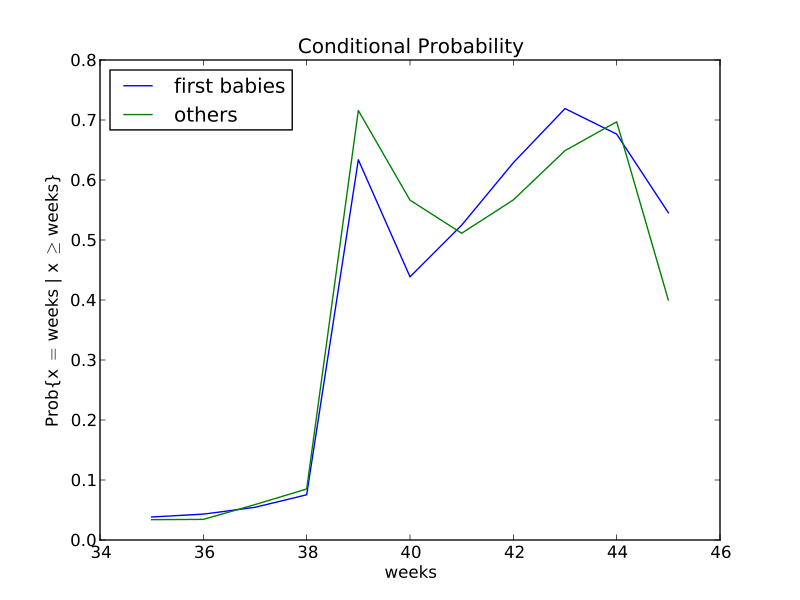

Source code (Python):
__author__ = 'root'

"""This file contains code used in "Think Stats",
by Allen B. Downey, available from greenteapress.com

Copyright 2010 Allen B. Downey
License: GNU GPLv3 http://www.gnu.org/licenses/gpl.html
"""

import matplotlib.pyplot as pyplot

import descriptive
import myplot
import risk


def ConditionPmf(pmf, filter_func, name='conditional'):
    """Computes a conditional PMF based on a filter function.

    Args:
        pmf: Pmf object
        filter_func: callable that takes a value from the Pmf and returns
                     a boolean
        name: string name for the new pmf

    Returns:
        new Pmf object
    """
    cond_pmf = pmf.Copy(name)

    vals = [val for val in pmf.Values() if filter_func(val)]
    for val in vals:
        cond_pmf.Remove(val)

    cond_pmf.Normalize()
    return cond_pmf


def ConditionOnWeeks(pmf, week=39, name='conditional'):
    """Computes a PMF conditioned on the given number of weeks.

    Args:
        pmf: Pmf object
        week: the current duration of the pregnancy
        name: string name for the new pmf

    Returns:
        new Pmf object
    """
    def filter_func(x):
        return x < week

    cond = ConditionPmf(pmf, filter_func, name)
    return cond


def MakeFigure(firsts, others):
    """Makes a figure showing...
    """

    weeks = range(35, 46)

    # probs is a map from table name to list of conditional probabilities
    probs = {}
    for table in [firsts, others]:
        name = table.pmf.name
        probs[name] = []
        for week in weeks:
            cond = ConditionOnWeeks(table.pmf, week)
            prob = cond.Prob(week)
            print week, prob, table.pmf.name
            probs[name].append(prob)

    # make a plot with one line for each table
    pyplot.clf()
    for name, ps in probs.iteritems():
        pyplot.plot(weeks, ps, label=name)
        print name, ps

    myplot.Save(root='conditional',
                xlabel='weeks',
                ylabel=r'Prob{x $=$ weeks | x $\geq$ weeks}',
                title='Conditional Probability')


def RelativeRisk(first, others, week=38):
    """Computes relative risk of the conditional prob of having
    a baby for each week, first babies compared to others.

    first: Pregnancies table
    others: Pregnancies table
    week:
    """
    print type(first)
    first_cond = ConditionOnWeeks(first.pmf, week, 'first babies')
    other_cond = ConditionOnWeeks(others.pmf, week, 'others')

    risk.ComputeRelativeRisk(first_cond, other_cond)


def main():
    pool, firsts, others = descriptive.MakeTables()
    RelativeRisk(firsts, others)
    MakeFigure(firsts, others)


if __name__ == "__main__":
    main()
